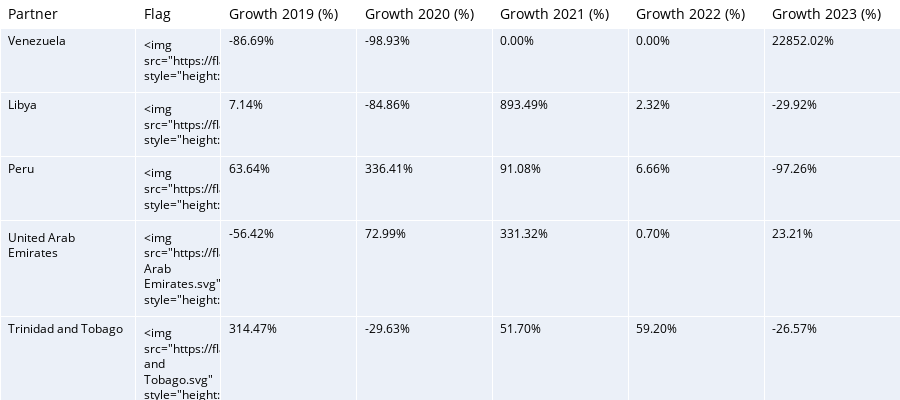

Notebook source saved alongside this figure:
### Code cell
highest_growth_exporters('USA', 2709)

### Figure 1 — Plotly figure (JSON) as saved in the notebook; plotly's stock layout.template omitted (floating-point values rounded to 4 significant figures)
{"data": [{"cells": {"align": "left", "font": {"color": "black", "size": 12}, "format": [null], "height": 30, "line": {"color": "white"}, "values": [["Venezuela", "Libya", "Peru", "United Arab Emirates", "Trinidad and Tobago", "Ghana", "Cameroon", "Algeria", "Norway", "Kazakhstan"], ["<img src=\"https://flagcdn.com/Venezuela.svg\" style=\"height:30px;\">", "<img src=\"https://flagcdn.com/Libya.svg\" style=\"height:30px;\">", "<img src=\"https://flagcdn.com/Peru.svg\" style=\"height:30px;\">", "<img src=\"https://flagcdn.com/United Arab Emirates.svg\" style=\"height:30px;\">", "<img src=\"https://flagcdn.com/Trinidad and Tobago.svg\" style=\"height:30px;\">", "<img src=\"https://flagcdn.com/Ghana.svg\" style=\"height:30px;\">", "<img src=\"https://flagcdn.com/Cameroon.svg\" style=\"height:30px;\">", "<img src=\"https://flagcdn.com/Algeria.svg\" style=\"height:30px;\">", "<img src=\"https://flagcdn.com/Norway.svg\" style=\"height:30px;\">", "<img src=\"https://flagcdn.com/Kazakhstan.svg\" style=\"height:30px;\">"], ["-86.69%", "7.14%", "63.64%", "-56.42%", "314.47%", "92.75%", "302.26%", "-75.20%", "-22.65%", "-9.42%"], ["-98.93%", "-84.86%", "336.41%", "72.99%", "-29.63%", "-30.90%", "72.16%", "-81.65%", "-83.16%", "-51.57%"], ["0.00%", "893.49%", "91.08%", "331.32%", "51.70%", "237.60%", "-64.92%", "314.20%", "392.71%", "124.80%"], ["0.00%", "2.32%", "6.66%", "0.70%", "59.20%", "73.45%", "0.00%", "48.51%", "-47.76%", "53.74%"], ["22852.02%", "-29.92%", "-97.26%", "23.21%", "-26.57%", "-47.80%", "-56.26%", "-13.72%", "-83.00%", "29.20%"]]}, "columnwidth": [80, 50, 80, 80, 80, 80, 80], "header": {"align": "left", "fill": {"color": "rgba(255, 255, 255, 0)"}, "font": {"color": "black", "size": 14}, "line": {"color": "white"}, "values": ["Partner", "Flag", "Growth 2019 (%)", "Growth 2020 (%)", "Growth 2021 (%)", "Growth 2022 (%)", "Growth 2023 (%)"]}, "type": "table"}], "layout": {"height": 400, "margin": {"b": 0, "l": 0, "r": 0, "t": 0}}}
